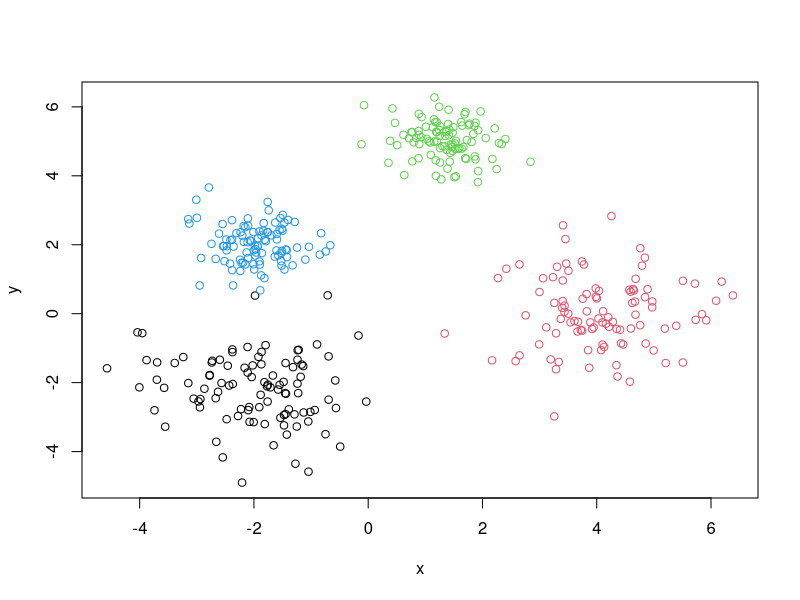

Generate this figure with R: (Note: this script raises an error after producing the figure.)
library(stats)
library(cluster)

#-----Gaussianas--------
tot.puntos<-100
gap=2
x<-rnorm(tot.puntos,mean=-gap)
y<-rnorm(tot.puntos,mean=-gap)
gausianas<-cbind(x,y,rep(1,length(x)))
x<-rnorm(tot.puntos,mean=2*gap)
y<-rnorm(tot.puntos,mean=0)
gausianas<-rbind(gausianas,cbind(x,y,rep(2,length(x))))
x<-rnorm(tot.puntos,mean=0.7*gap,sd=0.5)
y<-rnorm(tot.puntos,mean=2.5*gap,sd=0.5)
gausianas<-rbind(gausianas,cbind(x,y,rep(3,length(x))))
x<-rnorm(tot.puntos,mean=-gap,sd=0.5)
y<-rnorm(tot.puntos,mean=gap,sd=0.5)
gausianas<-rbind(gausianas,cbind(x,y,rep(4,length(x))))
plot(gausianas[,1:2],col=gausianas[,3])

print("GAP gaussianas")
print(GAP(gausianas[,-3],10,30))
print("Stability gaussianas")
print(stability(gausianas[,-3],10,30))
stability_new(gausianas[,-3],10,30)
#-----------------------

#-----Iris--------
print("GAP iris")
print(GAP(prcomp(scale(log(iris[-5])))$x,10,30))
print("Stability iris")
print(stability(prcomp(scale(log(iris[-5])))$x,10,30))
#-----------------


#----Lampone------

#prcomp(lampone[,-dim(lampone)[2]][,-143][,-1])

#scaled_lampone<-prcomp(scale(log(iris[-5])))$x#saco las clases y una columna que decia el numero de la muestra nomas, sino me rompia todo
scaled_lampone<-prcomp(lampone[,-c(dim(lampone)[2],143, 1)],retx=T)$x

print("GAP lampone")
print(GAP(scaled_lampone,10,30))
print("Stability lampone")
print(stability(scaled_lampone,10,30))

#-----------------



